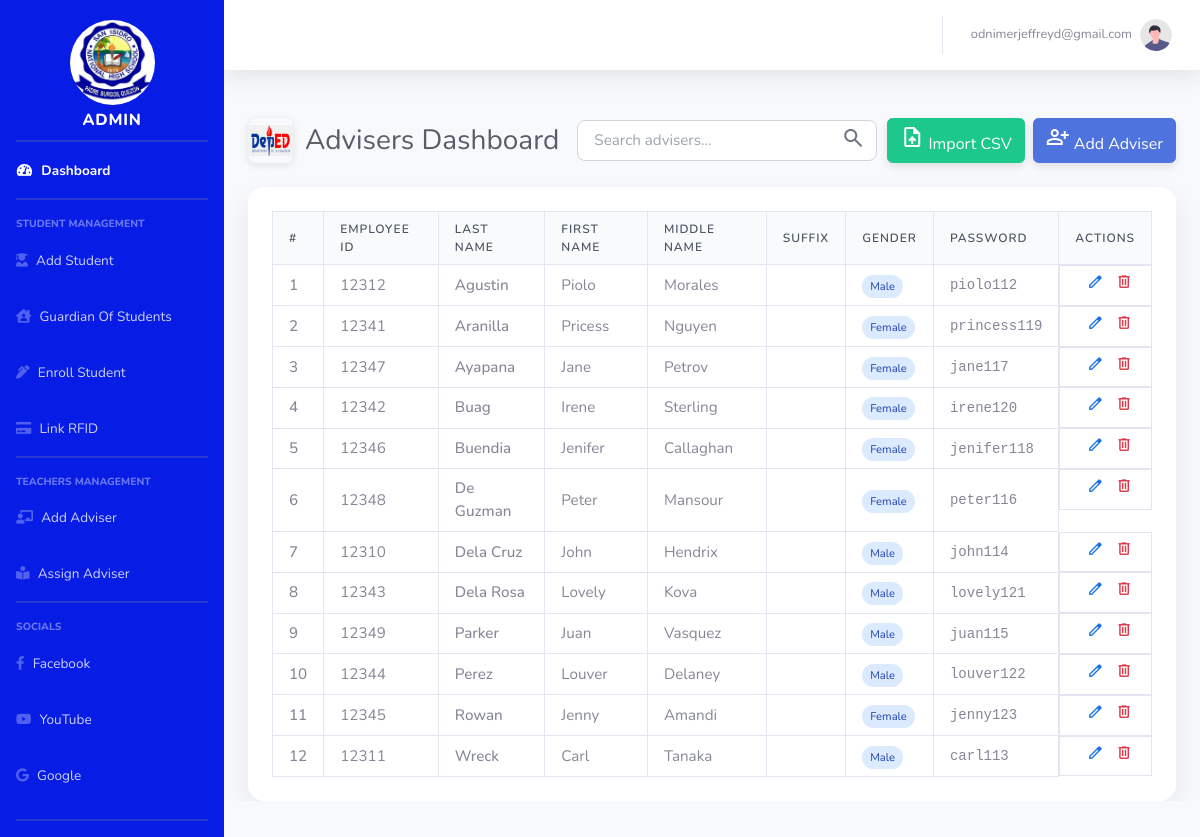
The page /add_adviser.php (signed in) on the database as committed earlier.
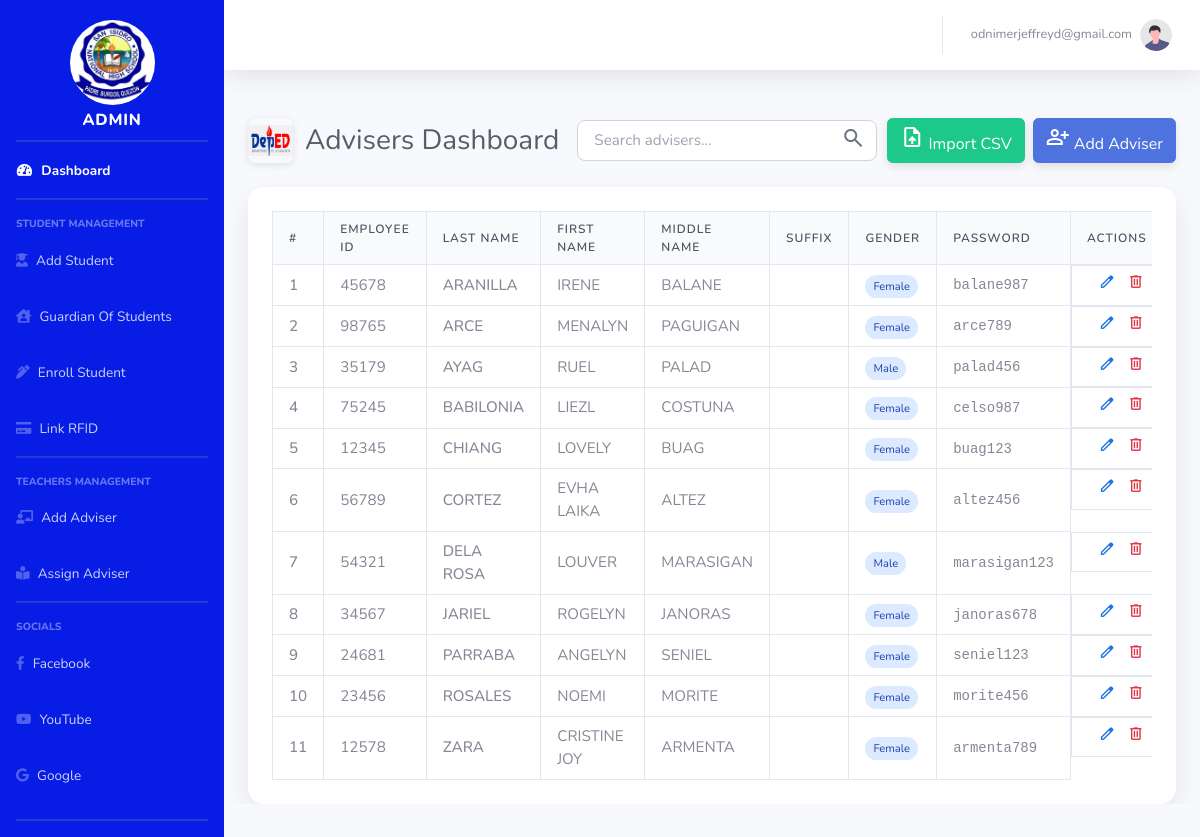
The same page on the database as committed later.
### tables this page shows
CREATE TABLE `advisers` (
  `employee_id` int(20) NOT NULL,
  `lastname` varchar(50) DEFAULT NULL,
  `firstname` varchar(50) DEFAULT NULL,
  `middlename` varchar(50) DEFAULT NULL,
  `suffix` varchar(50) DEFAULT NULL,
  `gender` enum('male','female') DEFAULT NULL,
  `username` varchar(255) DEFAULT NULL,
  `pass` varchar(255) NOT NULL
);

### add_adviser.php (the view, shortened to what the changed rows need)
<?php
include 'conn.php';
$conn->set_charset("utf8");
$advisers_result = $conn->query("SELECT employee_id, lastname, firstname, middlename, suffix, gender, pass FROM advisers ORDER BY lastname, firstname");
?>
<!DOCTYPE html>
<html lang="en">
<head>
    <link href="vendor/fontawesome-free/css/all.min.css" rel="stylesheet" type="text/css">
    <link href="css/sb-admin-2.min.css" rel="stylesheet">
    <link href="https://cdn.jsdelivr.net/npm/bootstrap@5.3.0-alpha1/dist/css/bootstrap.min.css" rel="stylesheet">
    <script src="https://cdn.tailwindcss.com"></script>
</head>
<body id="page-top">
    <?php include 'nav.php'; ?>
    <div id="wrapper">
        <div id="content-wrapper" class="d-flex flex-column">
            <div id="content">
                <div class="container-fluid">
                    <div class="d-flex justify-content-between align-items-center mb-4 mt-4">
                        <div class="page-title-with-logo">
                            <h2 class="h3 mb-0 text-gray-800">Advisers Dashboard</h2>
                        </div>
                    </div>
                    <div class="table-card">
                        <div class="table-responsive-custom">
                            <table class="custom-table">
                                <thead class="bg-gray-200 font-semibold">
                                    <tr>
                                        <th class="border px-3 py-2">#</th>
                                        <th class="border px-3 py-2">Employee ID</th>
                                        <th class="border px-3 py-2">Last Name</th>
                                        <th class="border px-3 py-2">First Name</th>
                                        <th class="border px-3 py-2">Middle Name</th>
                                        <th class="border px-3 py-2">Suffix</th>
                                        <th class="border px-3 py-2">Gender</th>
                                        <th class="border px-3 py-2">Password</th>
                                        <th class="border px-3 py-2">Actions</th>
                                    </tr>
                                </thead>
                                <tbody>
                                    <?php
                                    $counter = 1;
                                    if ($advisers_result && $advisers_result->num_rows > 0):
                                        while ($row = $advisers_result->fetch_assoc()):
                                    ?>
                                    <tr>
                                        <td class="border px-3 py-2 font-medium"><?= $counter++ ?></td>
                                        <td class="border px-3 py-2"><?= htmlspecialchars($row['employee_id']) ?></td>
                                        <td class="border px-3 py-2 font-medium"><?= htmlspecialchars($row['lastname']) ?></td>
                                        <td class="border px-3 py-2"><?= htmlspecialchars($row['firstname']) ?></td>
                                        <td class="border px-3 py-2"><?= htmlspecialchars($row['middlename']) ?></td>
                                        <td class="border px-3 py-2"><?= htmlspecialchars($row['suffix']) ?></td>
                                        <td class="border px-3 py-2">
                                            <span class="px-2 py-1 bg-blue-100 text-blue-800 text-xs rounded-full"><?= ucfirst($row['gender']) ?></span>
                                        </td>
                                        <td class="border px-3 py-2 font-mono text-sm">
                                            <?= htmlspecialchars($row['pass']) ?>
                                        </td>
                                        <td class="border px-3 py-2 actions-cell">
                                            <button onclick="openEditAdviserModal(
                                                '<?= htmlspecialchars($row['employee_id'], ENT_QUOTES) ?>',
                                                '<?= htmlspecialchars($row['lastname'], ENT_QUOTES) ?>',
                                                '<?= htmlspecialchars($row['firstname'], ENT_QUOTES) ?>',
                                                '<?= htmlspecialchars($row['middlename'], ENT_QUOTES) ?>',
                                                '<?= htmlspecialchars($row['suffix'], ENT_QUOTES) ?>',
                                                '<?= htmlspecialchars($row['gender'], ENT_QUOTES) ?>'
                                            )" class="action-icon-btn edit-icon" title="Edit Adviser">
                                                <span class="material-symbols-outlined">edit</span>
                                            </button>
                                            <form method="POST" class="d-inline" style="display:inline-block;" onsubmit="return confirm('Delete <?= htmlspecialchars($row['firstname'] . ' ' . $row['lastname']) ?>? This is permanent.');">
                                                <button type="submit" name="delete_adviser" class="action-icon-btn delete-icon" title="Delete Adviser">
                                                    <span class="material-symbols-outlined">delete</span>
                                                </button>
                                            </form>
                                        </td>
                                    </tr>
                                    <?php endwhile; ?>
                                    <?php endif; ?>
                                </tbody>
                            </table>
                        </div>
                    </div>
                </div>
            </div>
        </div>
    </div>
</body>
</html>

Rows that differ between the two databases and show on the page:
removed advisers: employee_id "12312", lastname "Agustin", firstname "Piolo", middlename "Morales", gender "Male", pass "piolo112"
removed advisers: employee_id "12341", lastname "Aranilla", firstname "Pricess", middlename "Nguyen", gender "Female", pass "princess119"
removed advisers: employee_id "12347", lastname "Ayapana", firstname "Jane", middlename "Petrov", gender "Female", pass "jane117"
removed advisers: employee_id "12342", lastname "Buag", firstname "Irene", middlename "Sterling", gender "Female", pass "irene120"
removed advisers: employee_id "12346", lastname "Buendia", firstname "Jenifer", middlename "Callaghan", gender "Female", pass "jenifer118"
removed advisers: employee_id "12348", lastname "De Guzman", firstname "Peter", middlename "Mansour", gender "Female", pass "peter116"
removed advisers: employee_id "12310", lastname "Dela Cruz", firstname "John", middlename "Hendrix", gender "Male", pass "john114"
removed advisers: employee_id "12343", lastname "Dela Rosa", firstname "Lovely", middlename "Kova", gender "Male", pass "lovely121"
removed advisers: employee_id "12349", lastname "Parker", firstname "Juan", middlename "Vasquez", gender "Male", pass "juan115"
removed advisers: employee_id "12344", lastname "Perez", firstname "Louver", middlename "Delaney", gender "Male", pass "louver122"
removed advisers: employee_id "12311", lastname "Wreck", firstname "Carl", middlename "Tanaka", gender "Male", pass "carl113"
added advisers: employee_id "45678", lastname "ARANILLA", firstname "IRENE", middlename "BALANE", gender "Female", pass "balane987"
added advisers: employee_id "98765", lastname "ARCE", firstname "MENALYN", middlename "PAGUIGAN", gender "Female", pass "arce789"
added advisers: employee_id "35179", lastname "AYAG", firstname "RUEL", middlename "PALAD", gender "Male", pass "palad456"
added advisers: employee_id "75245", lastname "BABILONIA", firstname "LIEZL", middlename "COSTUNA", gender "Female", pass "celso987"
changed advisers id 12345: lastname "Rowan" → "CHIANG"; firstname "Jenny" → "LOVELY"; middlename "Amandi" → "BUAG"; pass "jenny123" → "buag123"
added advisers: employee_id "56789", lastname "CORTEZ", firstname "EVHA LAIKA", middlename "ALTEZ", gender "Female", pass "altez456"
added advisers: employee_id "54321", lastname "DELA ROSA", firstname "LOUVER", middlename "MARASIGAN", gender "Male", pass "marasigan123"
added advisers: employee_id "34567", lastname "JARIEL", firstname "ROGELYN", middlename "JANORAS", gender "Female", pass "janoras678"
added advisers: employee_id "24681", lastname "PARRABA", firstname "ANGELYN", middlename "SENIEL", gender "Female", pass "seniel123"
added advisers: employee_id "23456", lastname "ROSALES", firstname "NOEMI", middlename "MORITE", gender "Female", pass "morite456"
added advisers: employee_id "12578", lastname "ZARA", firstname "CRISTINE JOY", middlename "ARMENTA", gender "Female", pass "armenta789"
